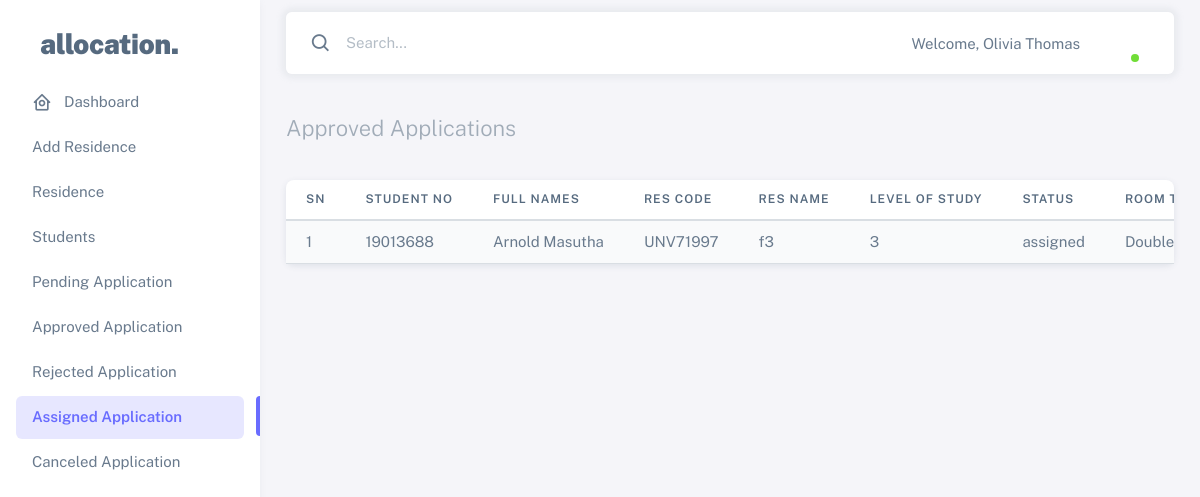
/admin/AssignedApplication.php (signed in), run on the app's committed database.
### tables this page shows
CREATE TABLE `applications` (
  `id` int(11) NOT NULL,
  `studentNumber` varchar(20) NOT NULL,
  `residenceId` varchar(20) NOT NULL,
  `resName` varchar(100) NOT NULL,
  `status` varchar(20) NOT NULL DEFAULT 'pending',
  `levelOfStudy` varchar(50) NOT NULL,
  `roomNumber` varchar(255) NOT NULL,
  `roomType` varchar(255) NOT NULL,
  `date_created` timestamp NOT NULL DEFAULT current_timestamp()
);

CREATE TABLE `users` (
  `id` int(11) NOT NULL,
  `studentNumber` varchar(8) NOT NULL,
  `pin` varchar(5) NOT NULL,
  `fname` varchar(50) NOT NULL,
  `lname` varchar(50) NOT NULL,
  `degree` varchar(100) NOT NULL,
  `levelOfStudy` int(11) NOT NULL CHECK (`levelOfStudy` <= 3),
  `degreeCode` varchar(10) NOT NULL,
  `Contact` varchar(20) NOT NULL
);

### admin/AssignedApplication.php (the view, shortened to what this page needs)
<?php
$user = $_SESSION['user'];
$servername = "localhost";
$username = "root";
$password = "";
$dbname = "student_allocation";
$conn = new mysqli($servername, $username, $password, $dbname);
$sql = "SELECT applications.*, applications.id AS app_id, users.fname, users.lname
        FROM applications
        INNER JOIN users ON applications.studentNumber = users.studentNumber
        WHERE status = 'assigned'";
$result = $conn->query($sql);
if ($result !== false && $result->num_rows > 0) {
    $applications = mysqli_fetch_all($result, MYSQLI_ASSOC);
} else {
    $applications = array();
}
?>
<!DOCTYPE html>
<html lang="en" class="light-style layout-menu-fixed" dir="ltr" data-theme="theme-default"
    data-assets-path="../assets/" data-template="vertical-menu-template-free">
<head>
    <link href="https://cdn.jsdelivr.net/npm/simple-datatables@7.1.2/dist/style.min.css" rel="stylesheet" />
    <link rel="stylesheet"
        href="https://cdnjs.cloudflare.com/ajax/libs/twitter-bootstrap/5.3.0/css/bootstrap.min.css" />
    <link rel="stylesheet" href="https://cdn.datatables.net/1.13.7/css/dataTables.bootstrap5.min.css">
    <link rel="stylesheet" href="assets/vendor/fonts/boxicons.css" />
    <link rel="stylesheet" href="assets/vendor/css/core.css" class="template-customizer-core-css" />
    <link rel="stylesheet" href="assets/vendor/css/theme-default.css" class="template-customizer-theme-css" />
    <link rel="stylesheet" href="assets/css/demo.css" />
    <link rel="stylesheet" href="assets/vendor/libs/perfect-scrollbar/perfect-scrollbar.css" />
</head>
<body>
    <div class="layout-wrapper layout-content-navbar">
        <div class="layout-container">
            <?php include_once('includes/dashboard-navbar.php'); ?>
            <div class="layout-page">
                <nav class="layout-navbar container-xxl navbar navbar-expand-xl navbar-detached align-items-center bg-navbar-theme"
                    id="layout-navbar">
                    <div class="navbar-nav-right d-flex align-items-center" id="navbar-collapse">
                        <div class="navbar-nav align-items-center">
                            <div class="nav-item d-flex align-items-center">
                                <i class="bx bx-search fs-4 lh-0"></i>
                                <input type="text" class="form-control border-0 shadow-none" placeholder="Search..."
                                    aria-label="Search..." />
                            </div>
                        </div>
                        <ul class="navbar-nav flex-row align-items-center ms-auto">
                            <li class="nav-item lh-1 me-3">
                                Welcome, <?php echo $user['fname'] . ' ' . $user['lname']; ?>
                            </li>
                            <li class="nav-item navbar-dropdown dropdown-user dropdown">
                                <a class="nav-link dropdown-toggle hide-arrow" href="javascript:void(0);"
                                    data-bs-toggle="dropdown">
                                    <div class="avatar avatar-online">
                                    </div>
                                </a>
                            </li>
                        </ul>
                    </div>
                </nav>
                <div class="content-wrapper">
                    <div class="container-xxl flex-grow-1 container-p-y">
                        <h4 class="fw-bold py-3 mb-4"><span class="text-muted fw-light"> Approved Applications</span></h4>
                        <div class="card">
                            <div class="table-responsive text-nowrap">
                                <table id="datatablesSimple" class="table table-striped" style="width:100%">
                                    <thead>
                                        <tr>
                                            <th>Sn</th>
                                            <th>Student No</th>
                                            <th>Full Names</th>
                                            <th>Res Code</th>
                                            <th>Res Name</th>
                                            <th>Level of study</th>
                                            <th>Status</th>
                                            <th>Room Type</th>
                                        </tr>
                                    </thead>
                                    <tbody>
                                        <?php foreach ($applications as $key => $application): ?>
                                        <tr>
                                            <td><?php echo $key + 1; ?></td>
                                            <td><?php echo $application['studentNumber']; ?></td>
                                            <td><?php echo $application['fname'] . ' ' . $application['lname']; ?>
                                            </td>
                                            <td><?php echo $application['residenceId']; ?></td>
                                            <td><?php echo $application['resName']; ?></td>
                                            <td><?php echo $application['levelOfStudy']; ?></td>
                                            <td><?php echo $application['status']; ?></td>
                                            <td><?php echo $application['roomType']; ?></td>
                                        </tr>
                                        <?php endforeach; ?>
                                    </tbody>
                                </table>
                            </div>
                        </div>
                    </div>
                </div>
            </div>
        </div>
    </div>
</body>
</html>

### data on the page
applications: studentNumber "19013688", users.fname "Arnold", users.lname "Masutha", residenceId "UNV71997", resName "f3", levelOfStudy "3", status "assigned", roomType "Double"

### other printed values
$user['fname'] "Olivia"
$user['lname'] "Thomas"
